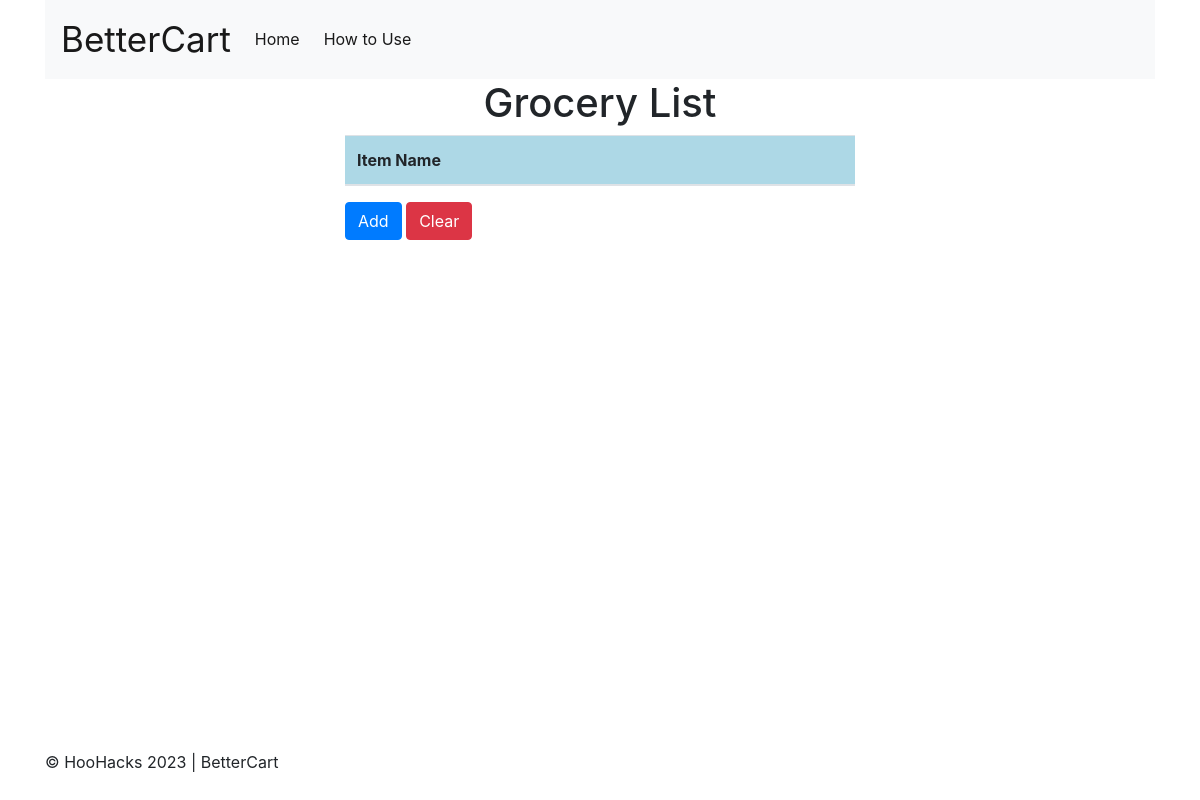
The app's page /, older data.
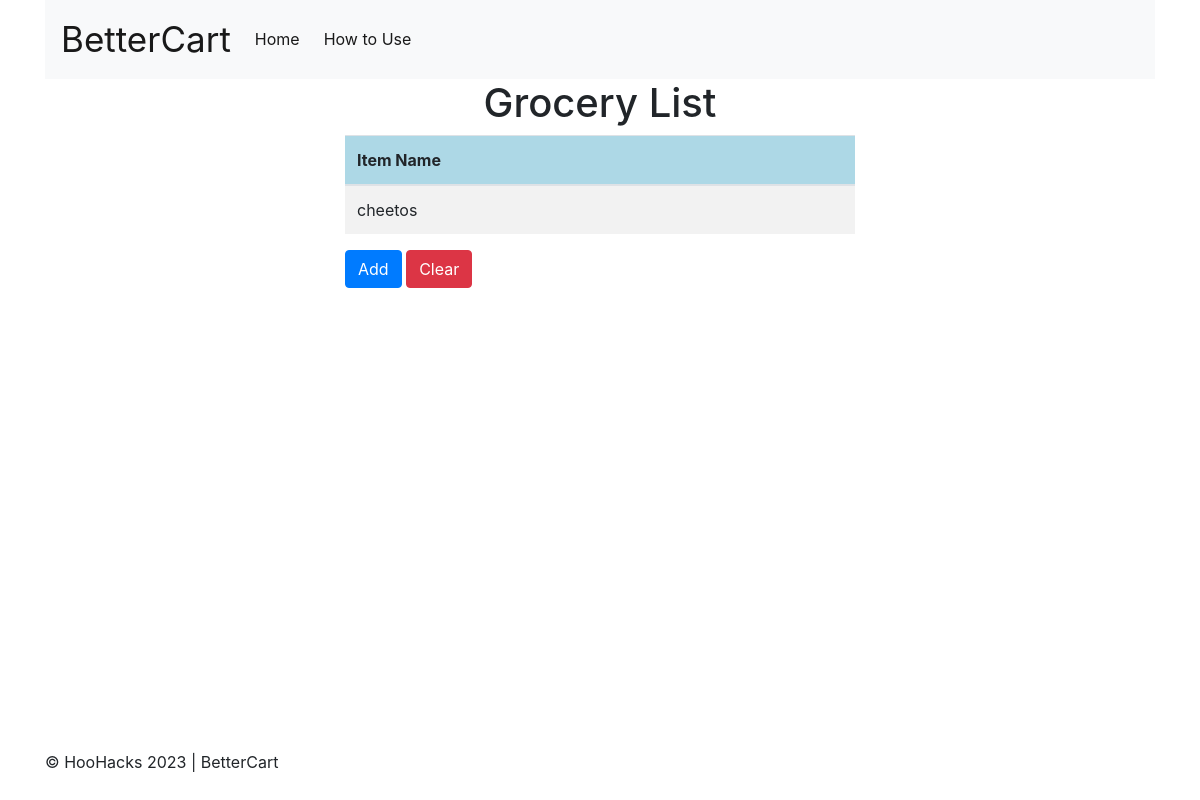
The same page, newer data.
### BetterCart/models.py (models this page shows, shortened)
class GroceryItem(models.Model):
    item_name = models.CharField(max_length=255)
    calories = models.IntegerField(null=True, blank=True)
    saturated_fat = models.FloatField(null=True, blank=True)
    unsaturated_fat = models.FloatField(null=True, blank=True)
    trans_fat = models.FloatField(null=True, blank=True)
    carbs = models.FloatField(null=True, blank=True)
    protein = models.FloatField(null=True, blank=True)

### BetterCart/views.py (the view)
# urls.py: path('', views.display_grocery, name='index'),
def display_grocery(request):
    items = GroceryItem.objects.all()
    print("in function")
    return render(request, "BetterCart/grocerylist.html", {"items": items})

### BetterCart/templates/BetterCart/grocerylist.html (shortened to what this page needs)
{% extends 'BetterCart/base.html' %}
{% block content %}
    <div class="container">
        <h1 align = "center">Grocery List</h1>
        <table class="table table-striped">
            <thead>
                <tr>
                    <th>Item Name</th>
                </tr>
            </thead>
            <tbody>
                {% for item in items %}
                    <tr>
                        <td>{{ item.item_name }}</td>
                    </tr>
                {% endfor %}
            </tbody>
        </table>
        <button type="button" class="btn btn-primary" onclick="window.location.href='/BetterCart/add-item'">Add</button>
        <button type="button" class="btn btn-danger" onclick="window.location.href='/clear-list'">Clear</button>
    </div>
{% endblock %}

### BetterCart/templates/BetterCart/base.html (shortened to what this page needs)
<!DOCTYPE html>
<html>
<head>
   <link rel="stylesheet" href="https://maxcdn.bootstrapcdn.com/bootstrap/4.0.0/css/bootstrap.min.css">
</head>
<body class="container">
   <div class="wrapper">
       <nav class="navbar navbar-expand-lg navbar-light bg-light">
           <a class="navbar-brand mr-3"  href="#">
               BetterCart
           </a>
           <div class="collapse navbar-collapse" id="navbarNav">
               <ul class="navbar-nav mr-auto">
                   <li class="nav-item active mr-2">
                       <a class="nav-link" href="http://127.0.0.1:8000/"> Home <span class="sr-only">(current)</span></a>
                   </li>
                   <li class="nav-item active mr-2">
                       <a class="nav-link" href="#">How to Use <span class="sr-only">(current)</span></a>
                   </li>
               </ul>
           </div>
       </nav>
       <div class="row">
           <div class="col-md-6 offset-md-3">
               {% block content %}{% endblock %}
           </div>
       </div>
       <div class="footer">
           {% include 'BetterCart/footer.html' %}
       </div>
   </div>
</body>
</html>

### BetterCart/templates/BetterCart/footer.html
<footer>
    <p>&copy; HooHacks 2023 | BetterCart</p>
</footer>

### BetterCart/templates/BetterCart/base.html (style rules this page uses)
.wrapper { min-height: 100vh; position: relative; }
.wrapper::after { content: ""; display: block; height: 50px; }
.footer { position: absolute; bottom: 0; width: 100%; height: 50px; }
.navbar-brand { color:grey; font-size: 35px; margin: 0px; }

### BetterCart/templates/BetterCart/grocerylist.html (style rules this page uses)
.table thead { background-color: lightblue; }
.table td, .table th { align: middle; }

Row changes from the older to the newer data that the page shows:
added GroceryItem: item_name "cheetos"
